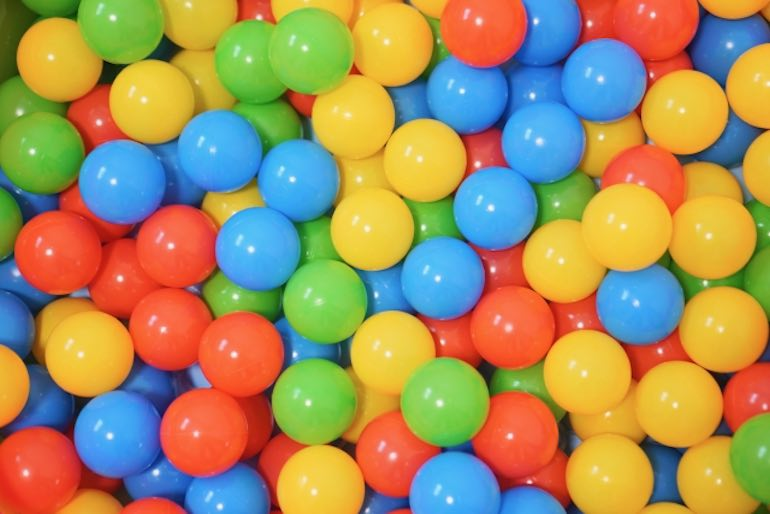
#> input picture ball.jpg, 770 x 514 px
$ python program05.py
#> lines starting #> are read from the running program, lines starting #| are printed output that depends on the picture; after the words box and inside, x2 and y2 are one past the last pixel; in counts of white or black regions, pixels touching at a corner belong together
import cv2
import numpy as np

img = cv2.imread("ball.jpg")
#> img is the input picture: shape (514, 770, 3); mean B, G, R 93.4, 142.6, 163.6
hsv = cv2.cvtColor(img, cv2.COLOR_BGR2HSV)
#> hsv: shape (514, 770, 3); mean H, S, V 47.2, 184.6, 209.8

blue_low = np.array([100,50,50])
blue_high = np.array([150,255,255])

mask = cv2.inRange(hsv, blue_low, blue_high)
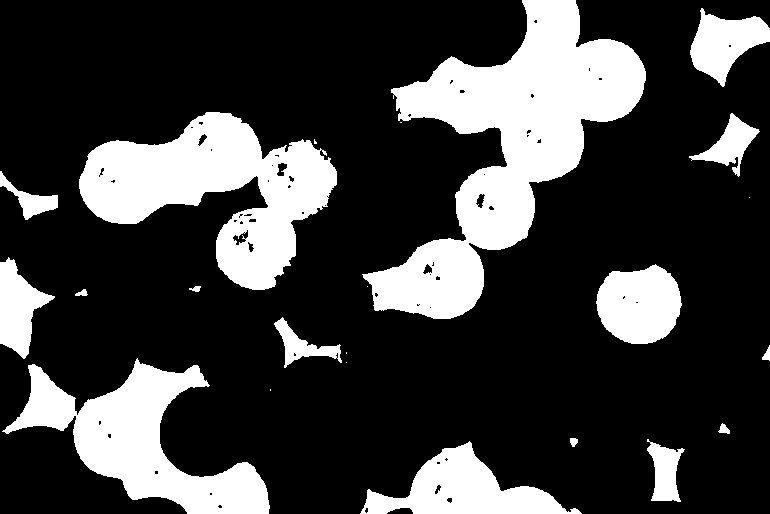
#> mask: shape (514, 770); 24.5% white; 23 white regions (7 under 20 px), largest, box (x1, y1, x2, y2) and area: (362, 0, 646, 319) 34569, (79, 112, 337, 290) 22089, (2, 358, 270, 514) 16275

output = cv2.bitwise_and(img, img, mask= mask)
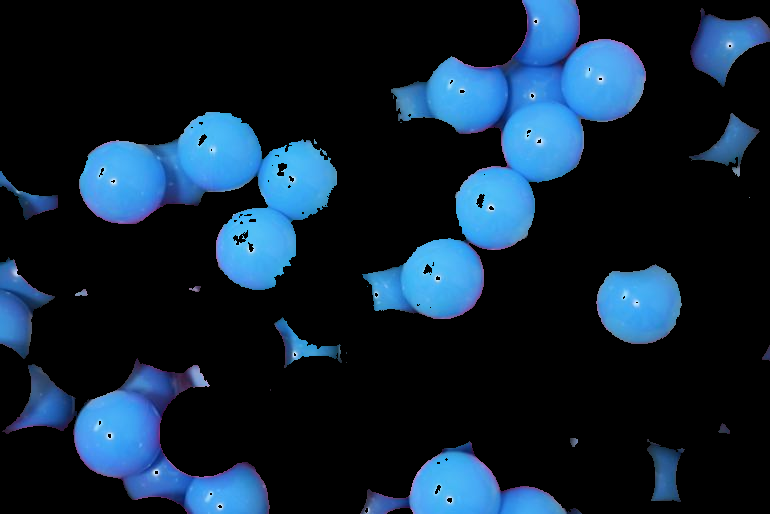
#> output: shape (514, 770, 3); mean B, G, R 51, 34.2, 15.9


cv2.imshow("image", img)
cv2.imshow("mask", mask)
cv2.imshow("output", output)
cv2.waitKey(0)
cv2.destroyAllWindows()

$ run again, with mandrill.jpg copied over ball.jpg
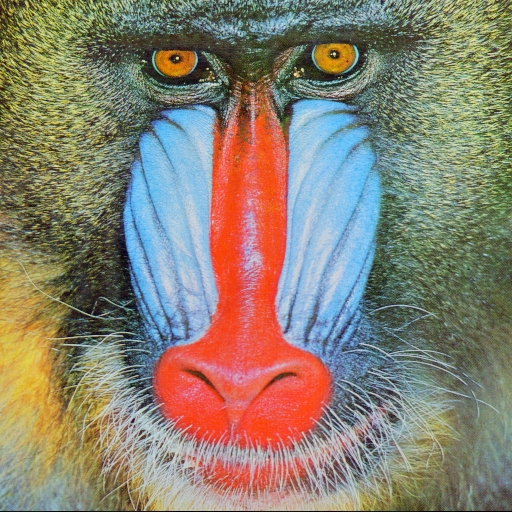
#> input picture mandrill.jpg, 512 x 512 px
#> img is the input picture: shape (512, 512, 3); mean B, G, R 113.1, 128.9, 137.4
#> hsv: shape (512, 512, 3); mean H, S, V 56.6, 91.2, 157.5
#> `mask = cv2.inRange(hsv, blue_low, blue_high)`:
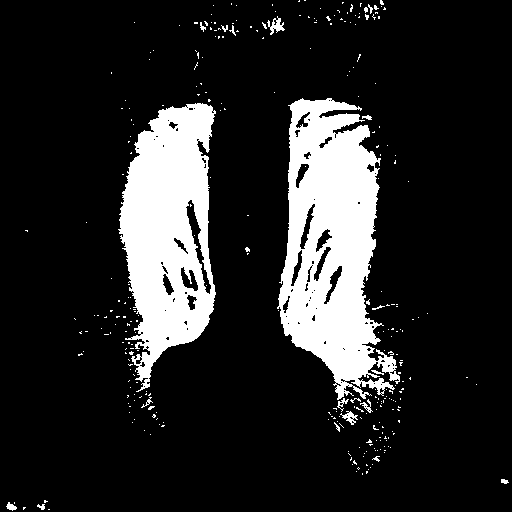
#> mask: shape (512, 512); 15.6% white; 306 white regions (286 under 20 px), largest, box (x1, y1, x2, y2) and area: (277, 98, 400, 400) 21335, (118, 103, 216, 392) 17823, (267, 16, 285, 35) 145
#> `output = cv2.bitwise_and(img, img, mask= mask)`:
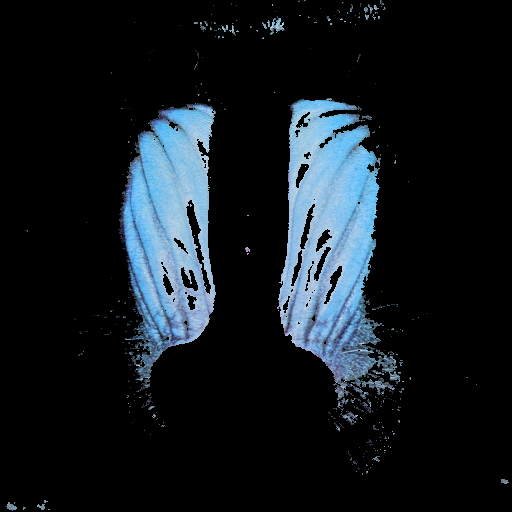
#> output: shape (512, 512, 3); mean B, G, R 31.8, 26.1, 19.1
